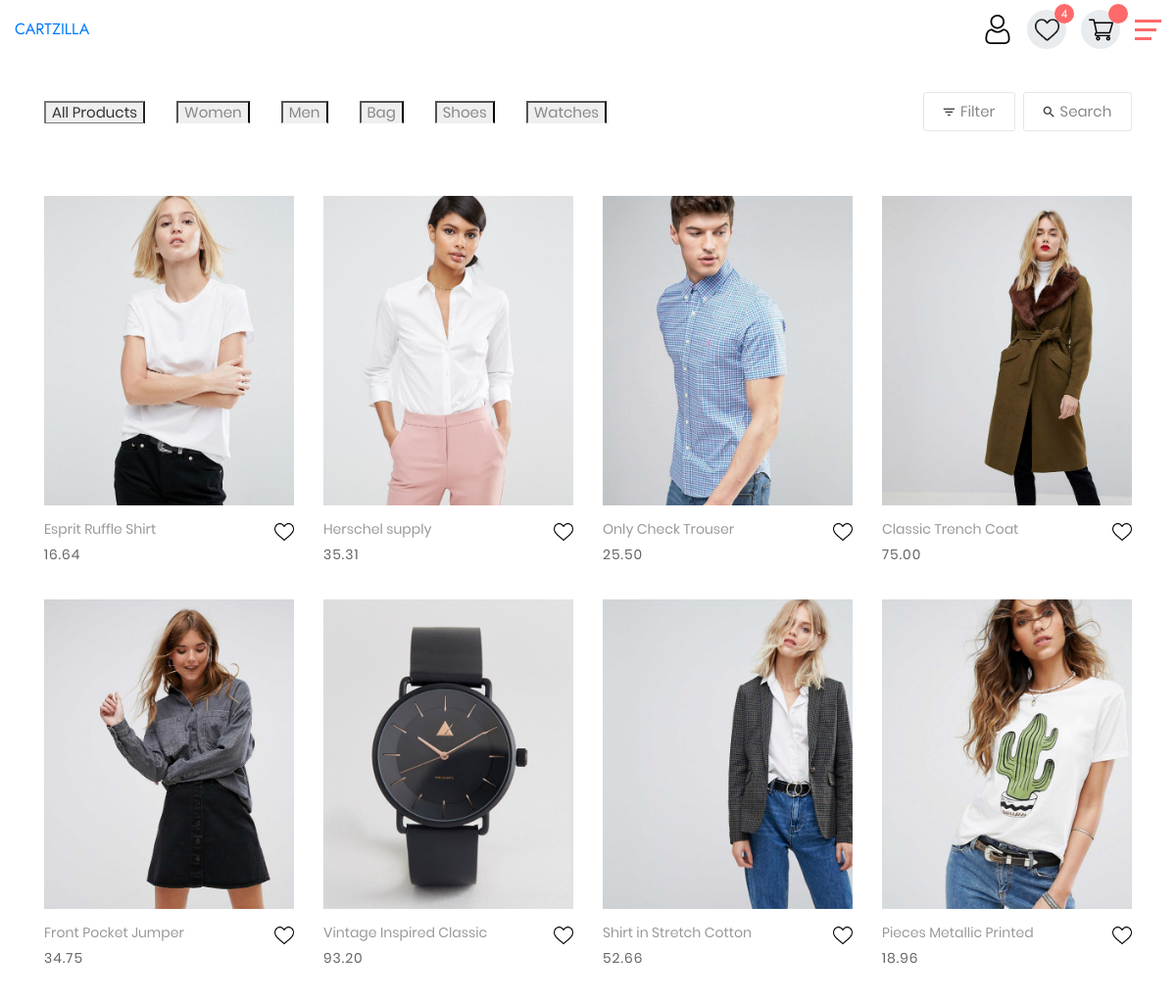
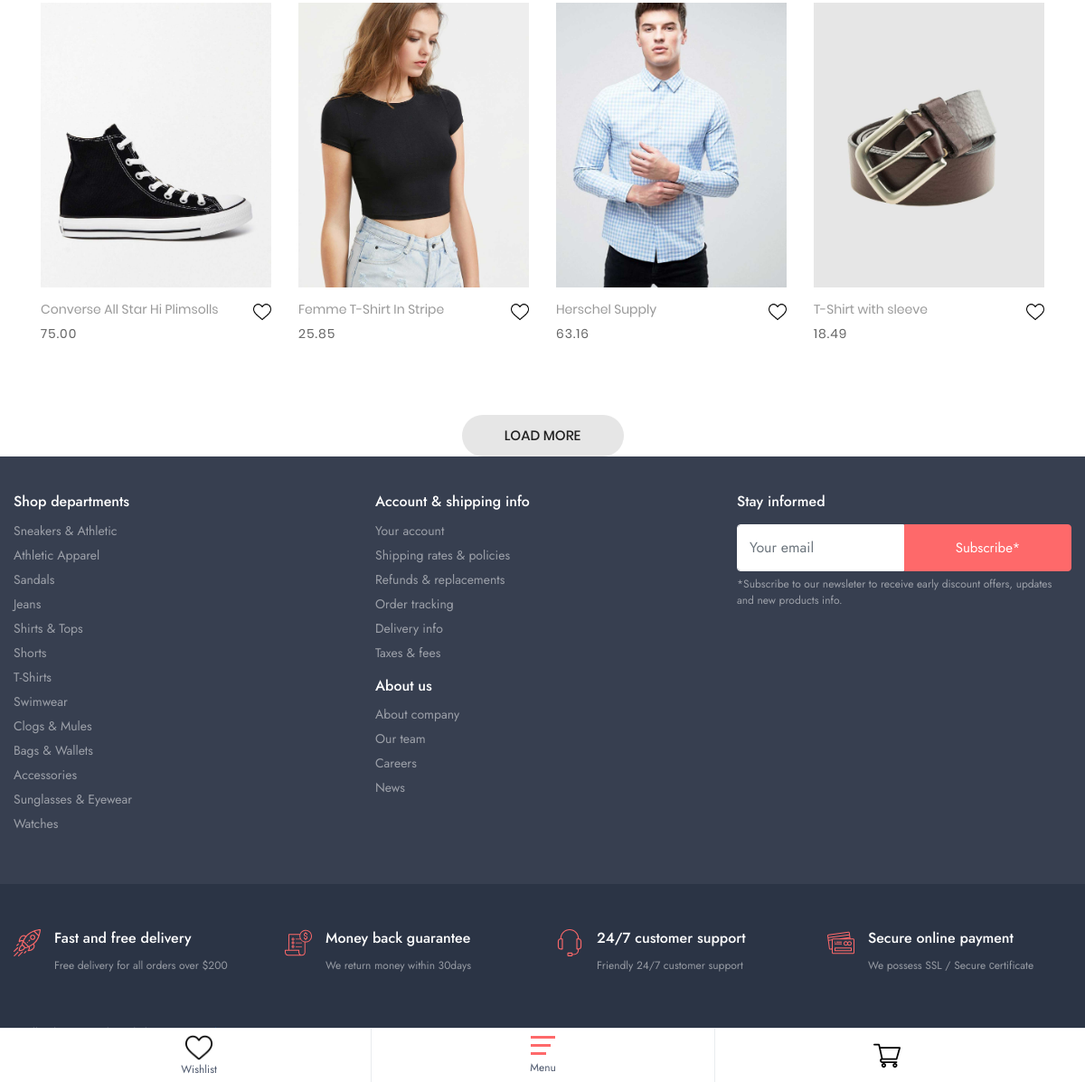
/products.php, run on the app's committed database (2 pictures, top to bottom).
### tables this page shows
CREATE TABLE IF NOT EXISTS `products` (
  `product_id` mediumint(8) UNSIGNED NOT NULL AUTO_INCREMENT,
  `product_name` varchar(100) NOT NULL,
  `price` text NOT NULL,
  `total_stock` int(11) NOT NULL,
  `product_image` varchar(100) NOT NULL,
  `category_id` int(11) NOT NULL,
  `short_description` text NOT NULL,
  `product_image2` varchar(100) DEFAULT NULL,
  `product_image3` varchar(100) DEFAULT NULL,
  PRIMARY KEY (`product_id`)
);

### Connection.php (called while the page is built, shortened)
<?php
    class DbConnection{
        private $host = 'localhost';
        private $username = 'root';
        private $password = '';
        private $database = 'cartzilla';
        protected $connection;
        public function __construct(){
            if (!isset($this->connection)):
                $this->connection = new mysqli(
                    $this->host,
                    $this->username,
                    $this->password,
                    $this->database
                );
            endif;
            return $this->connection;
        }
    }
?>

### Functions.php (called while the page is built, shortened)
<?php
	include 'Connection.php';
	class User extends DbConnection{
        public function query($sql){
            $query = $this->connection->query($sql);
            return $query;
        }
    }
?>

### products.php (the view, shortened to what this page needs)
<?php
    include 'Functions.php';
    $user = new User();
	include 'layout/header.php';
?>
    <div class="container m-t-80">
		<div class="flex-w flex-sb-m p-b-52">
			<div class="flex-w flex-l-m filter-tope-group m-tb-10">
				<button class="stext-106 cl6 hov1 bor3 trans-04 m-r-32 m-tb-5 how-active1" data-filter="*">
					All Products
				</button>
				<button class="stext-106 cl6 hov1 bor3 trans-04 m-r-32 m-tb-5" data-filter=".women">
					Women
				</button>
				<button class="stext-106 cl6 hov1 bor3 trans-04 m-r-32 m-tb-5" data-filter=".men">
					Men
				</button>
				<button class="stext-106 cl6 hov1 bor3 trans-04 m-r-32 m-tb-5" data-filter=".bag">
					Bag
				</button>
				<button class="stext-106 cl6 hov1 bor3 trans-04 m-r-32 m-tb-5" data-filter=".shoes">
					Shoes
				</button>
				<button class="stext-106 cl6 hov1 bor3 trans-04 m-r-32 m-tb-5" data-filter=".watches">
					Watches
				</button>
			</div>
			<div class="flex-w flex-c-m m-tb-10">
				<div class="flex-c-m stext-106 cl6 size-104 bor4 pointer hov-btn3 trans-04 m-r-8 m-tb-4 js-show-filter">
					<i class="icon-filter cl2 m-r-6 fs-15 trans-04 zmdi zmdi-filter-list"></i>
					Filter
				</div>
				<div class="flex-c-m stext-106 cl6 size-105 bor4 pointer hov-btn3 trans-04 m-tb-4 js-show-search">
					<i class="icon-search cl2 m-r-6 fs-15 trans-04 zmdi zmdi-search"></i>
					Search
				</div>
			</div>
		</div>
        <div class="row" style="">
            <?php
				$query = "SELECT * FROM products LIMIT 16";
				$row = $user->query($query);
				if($row):
					while($array = $row->fetch_array()):
						?>
                            <div class="col-sm-6 col-md-4 col-lg-3 p-b-35 isotope-item
                                <?php
									switch($array[5]):
										case "1":
											echo "watches";
										break;
										case "2":
											echo "shoes";
										break;
										case "4":
											echo "men";
										break;
										default:
											echo "women";
									endswitch;
								?>">
                                <div class="block2">
                                    <div class="block2-pic hov-img0">
                                        <img class="w-full" src="images/<?php echo $array[4]; ?>" alt="IMG-PRODUCT">
                                    </div>
                                    <div class="block2-txt d-flex p-t-14">
                                            <div class="block2-txt-child1 flex-col-l">
                                                <a href="product-detail.php?id=<?php echo $array[0]; ?>" class="stext-104 cl4 hov-cl1 trans-04 js-name-b2 p-b-6">
                                                    <?php echo $array[1] ?>
                                                </a>
                                                <span class="stext-105 cl3">
                                                    <?php echo $array[2] ?>
                                                </span>
                                            </div>
                                            <div class="block2-txt-child2 flex-r p-t-3">
                                                <a href="#" class="btn-addwish-b2 dis-block pos-relative js-addwish-b2">
                                                    <img class="w-h-20 icon-heart1 dis-block trans-04" src="images/icon/heart-01.png">
                                                </a>
                                            </div>
                                    </div>
                                </div>
                            </div>
                        <?php
                    endwhile;
                endif;
            ?>
        </div>
		<div class="flex-c-m flex-w w-full p-t-45">
			<a href="#" class="flex-c-m stext-101 cl5 size-103 bg2 bor1 hov-btn1 p-lr-15 trans-04">
				Load More
			</a>
		</div>
    </div>
<?php include 'layout/footer.php'; ?>

### data on the page
products: product_image (picture), product_name "Esprit Ruffle Shirt", price "16.64"
products: product_image (picture), product_name "Herschel supply", price "35.31"
products: product_image (picture), product_name "Only Check Trouser", price "25.50"
products: product_image (picture), product_name "Classic Trench Coat", price "75.00"
products: product_image (picture), product_name "Front Pocket Jumper", price "34.75"
products: product_image (picture), product_name "Vintage Inspired Classic", price "93.20"
products: product_image (picture), product_name "Shirt in Stretch Cotton", price "52.66"
products: product_image (picture), product_name "Pieces Metallic Printed", price "18.96"
products: product_image (picture), product_name "Converse All Star Hi Plimsolls", price "75.00"
products: product_image (picture), product_name "Femme T-Shirt In Stripe", price "25.85"
products: product_image (picture), product_name "Herschel Supply", price "63.16"
products: product_image (picture), product_name "T-Shirt with sleeve", price "18.49"
